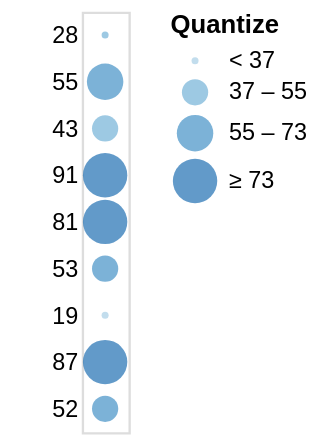

Describe this chart as a Vega-Lite specification.
### Vega specification from a JSON file in a GitHub repository (floating-point values rounded to 4 significant figures)
{"$schema": "https://vega.github.io/schema/vega/v4.json", "autosize": "pad", "padding": 5, "width": 20, "style": "cell", "data": [{"name": "source_0", "values": [{"a": "A", "b": 28}, {"a": "B", "b": 55}, {"a": "C", "b": 43}, {"a": "D", "b": 91}, {"a": "E", "b": 81}, {"a": "F", "b": 53}, {"a": "G", "b": 19}, {"a": "H", "b": 87}, {"a": "I", "b": 52}]}], "signals": [{"name": "y_step", "value": 20}, {"name": "height", "update": "bandspace(domain('y').length, 1, 0.5) * y_step"}], "marks": [{"name": "marks", "type": "symbol", "style": ["circle"], "from": {"data": "source_0"}, "encode": {"update": {"opacity": {"value": 0.7}, "fill": [{"test": "datum[\"b\"] === null || isNaN(datum[\"b\"])", "value": null}, {"scale": "color", "field": "b"}], "tooltip": {"signal": "{\"b\": ''+datum[\"b\"], \"Quantize\": format(datum[\"b\"], \"\")}"}, "x": {"signal": "width", "mult": 0.5}, "y": {"scale": "y", "field": "b"}, "size": {"scale": "size", "field": "b"}, "shape": {"value": "circle"}}}}], "scales": [{"name": "y", "type": "point", "domain": {"data": "source_0", "field": "b"}, "range": {"step": {"signal": "y_step"}}, "padding": 0.5}, {"name": "color", "type": "quantize", "domain": {"data": "source_0", "field": "b"}, "range": {"scheme": "blues", "count": 4}, "zero": true}, {"name": "size", "type": "quantize", "domain": {"data": "source_0", "field": "b"}, "range": {"signal": "sequence(9, 361 + (361 - 9) / (4 - 1), (361 - 9) / (4 - 1))"}, "zero": false}], "axes": [{"scale": "y", "orient": "left", "grid": false, "domain": false, "ticks": false, "zindex": 1}], "legends": [{"title": "Quantize", "fill": "color", "gradientLength": {"signal": "clamp(height, 64, 200)"}, "encode": {"symbols": {"update": {"shape": {"value": "circle"}, "opacity": {"value": 0.7}}}}, "size": "size"}], "config": {"axisY": {"minExtent": 30}}}
